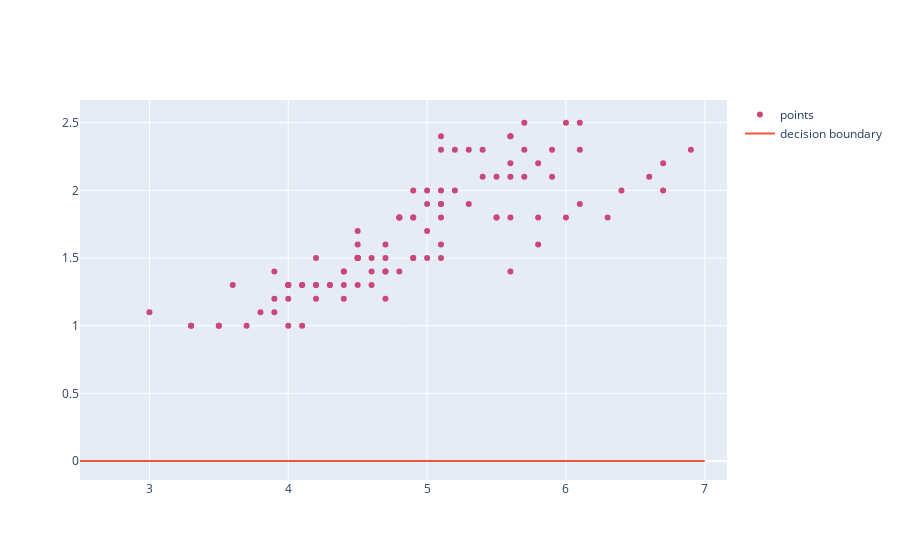
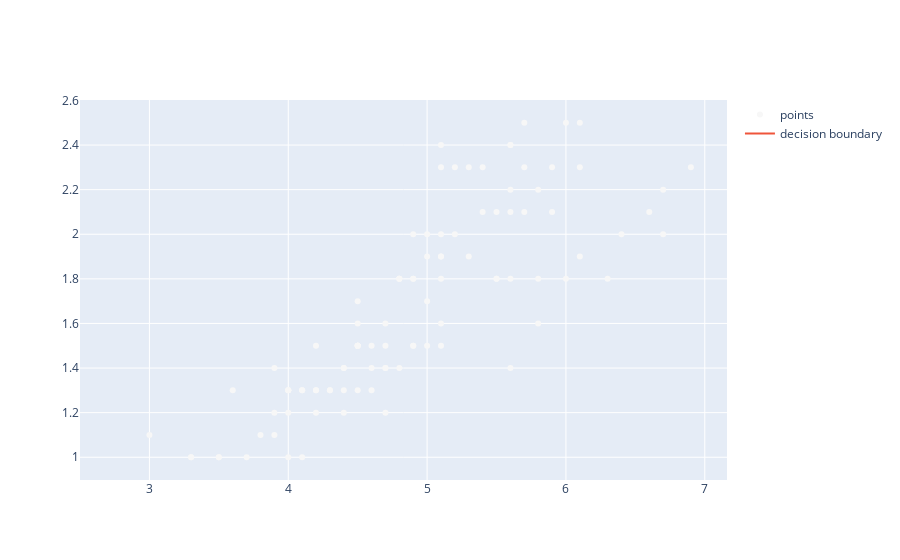
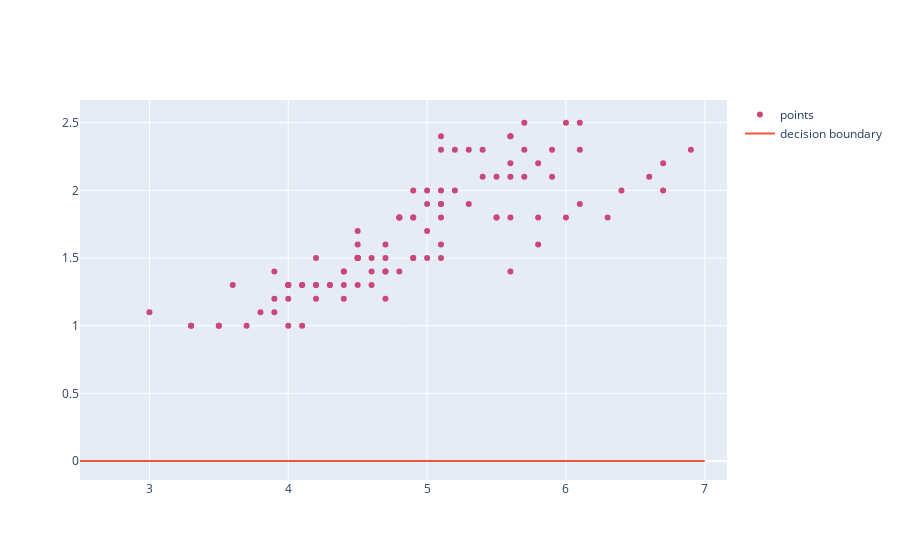
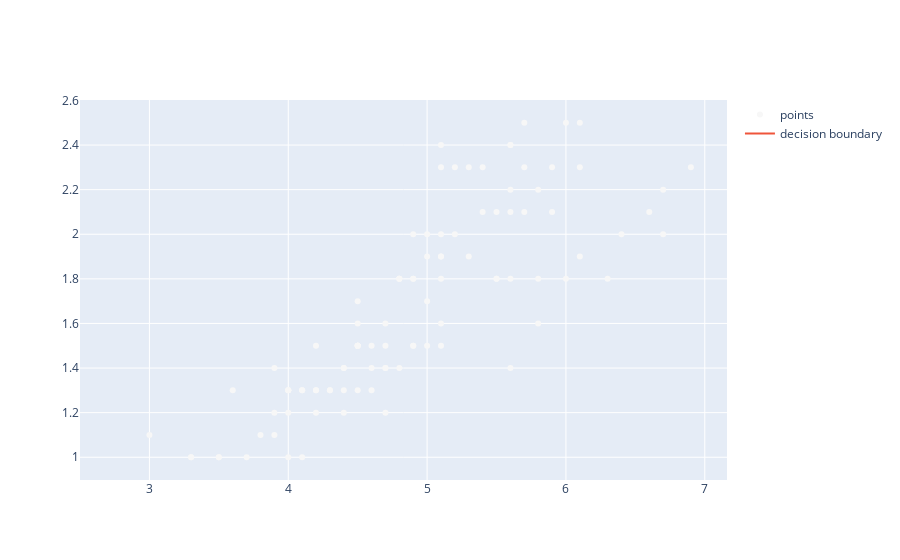

Notebook code cell kept with these figures, in order:
### Code cell
change_in_db(df,np.array([0.0,0.5]),0,vals,target,0.01,10)
